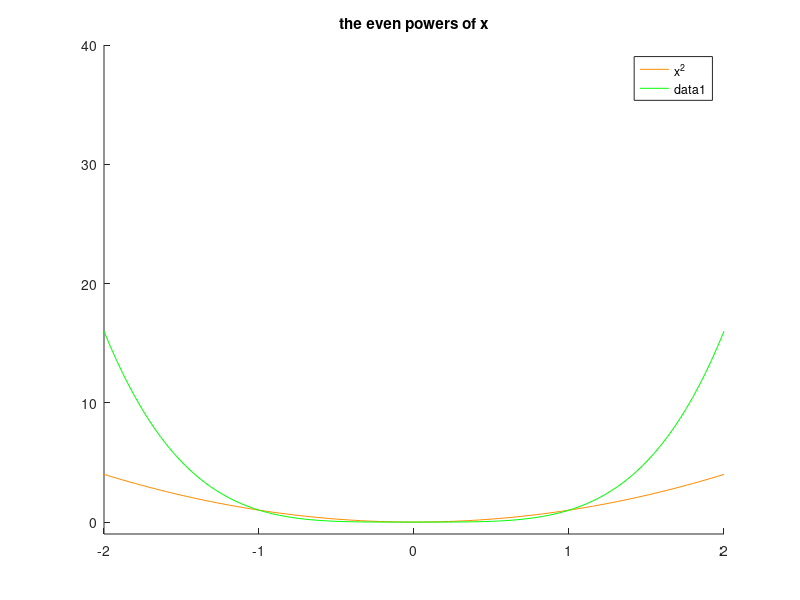

Source code (MATLAB): (Note: this script raises an error after producing the figure.)
% ----------------------------------------------
% WP : orthogonal and periodical basis functions
% file : xeven_plots.m
% ----------------------------------------------

clf;
hold on;

x = linspace(-2,2,100);
y1 = x;
y2 = x.^2;
y3 = x.^3;
y4 = x.^4;
y5 = x.^5;
y6 = x.^6;
y7 = x.^7;
y8 = x.^8;
y9 = x.^9;


title( 'the even powers of x' )

plot( x, y2, 'Color', [1,141/256,0] );
l = legend( 'x^2' );
axis([-2 2 -1 40]);
pause;

plot( x, y4, 'g' );
l = legend([ l.String(1:end-1), 'x^4' ]);
pause;

plot( x, y6, 'c' );
l = legend([ l.String(1:end-1), 'x^6' ]);
pause;

plot( x, y8, 'r' );
l = legend([ l.String(1:end-1), 'x^8' ]);

